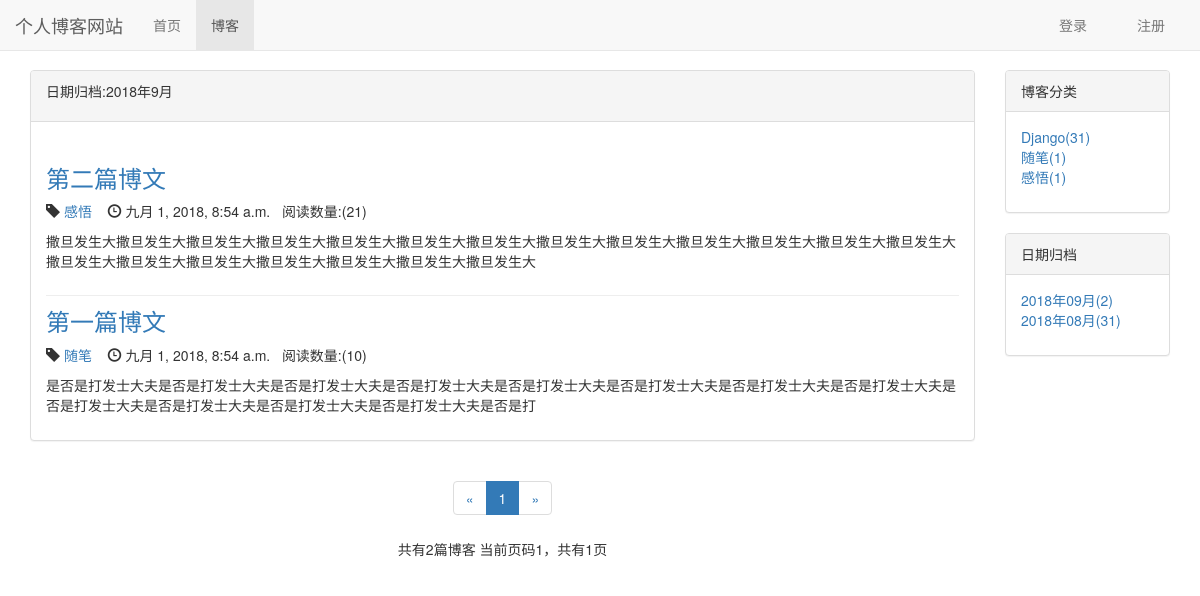
The page /blog/date/2018/9 on the database as committed earlier.
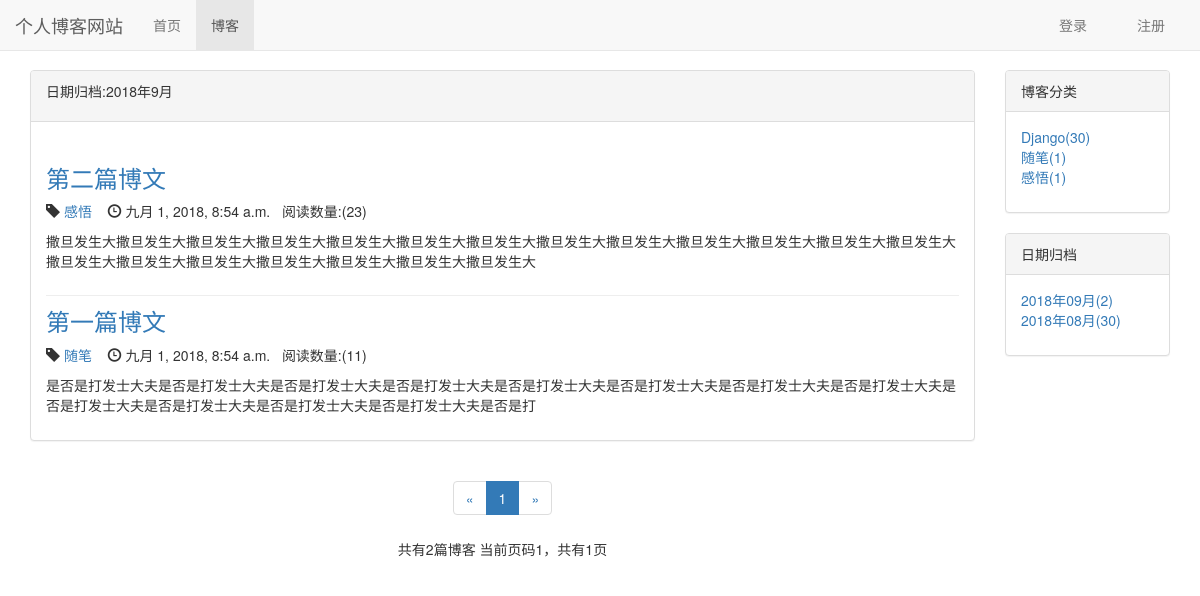
The same page on the database as committed later.
### blog/models.py (models this page shows, shortened)
class Blog(models.Model,ReadNumExpandMethod):
    title = models.CharField(max_length=50)
    blog_type = models.ForeignKey(BlogType,on_delete=models.CASCADE)
    content = RichTextUploadingField()             #使用ckeditor编辑器(带图片上传)
    author = models.ForeignKey(User,on_delete=models.CASCADE)
    read_details = GenericRelation(ReadDetail)
    created_time = models.DateTimeField(auto_now_add=True)
    last_updated_time = models.DateTimeField(auto_now=True)
    """
    def get_read_num(self):
        '''获取模型ReadNum的属性read_num'''
        try:
            return self.readnum.read_num
        except exceptions.ObjectDoesNotExist:
            return 0
    """
    class Meta:
        ordering = ['-created_time']

class BlogType(models.Model):
    type_name = models.CharField(max_length=15)

### read_statistics/models.py (models this page shows)
class ReadNum(models.Model):
    read_num = models.IntegerField(default=0)
    content_type = models.ForeignKey(ContentType, on_delete=models.CASCADE)
    object_id = models.PositiveIntegerField()
    content_object = GenericForeignKey('content_type', 'object_id')

### blog/views.py (the view)
# urls.py: path('date/<int:year>/<int:month>', views.blogs_wilth_date,name='blogs_wilth_date'),
def blogs_wilth_date(request,year,month):
    blog_all_list = Blog.objects.filter(created_time__year=year,created_time__month=month)        #获取全部分类文章列表
    context = get_list_common_date(request, blog_all_list)
    context['blogs_with_dats'] = '%s年%s月'%(year,month)
    return render(request,'blog/blogs_wilth_date.html',context)

### read_statistics/models.py (called while the page is built)
    def get_read_num(self):
        try:
            ct = ContentType.objects.get_for_model(self)
            readnum = ReadNum.objects.get(content_type=ct, object_id=self.id)
            return readnum.read_num
        except exceptions.ObjectDoesNotExist:
            return 0

### blog/templates/blog/blogs_wilth_date.html (shortened to what this page needs)
{% extends 'blog/blog_list.html' %}
{% block blog-list-title %}
    <p>日期归档:{{ blogs_with_dats }}</p>
{% endblock %}

### blog/templates/blog/blog_list.html (shortened to what the changed rows need)
{% extends 'base.html' %}
{% load staticfiles %}
{% block home-extends %}
    <link rel="stylesheet" href="{% static 'blog/blog.css' %}"/>
{% endblock %}
{% block content %}
    <div class="container">
        <div class="row">
            <div class="col-xs-12 col-sm-8 col-md-9 col-lg-10">
                <div class="panel panel-default">
                    <div class="panel-body">
                        {% for blog in blogs %}
                            <div class="blog">
                                <h3><a href="{% url 'blog_detail' blog.id %}">{{ blog.title }}</a></h3>
                                <p class="blog-info">
                                    <span class="glyphicon glyphicon-tag" aria-hidden="true"></span>
                                    <a href="{% url 'blogs_wilth_type' blog.blog_type.id %}">
                                        {{ blog.blog_type.type_name }}
                                    </a>
                                    <span class="glyphicon glyphicon-time" aria-hidden="true"></span>
                                    {{ blog.created_time }}&nbsp;&nbsp;
                                    <span>阅读数量:({{ blog.get_read_num }})</span>
                                </p>
                                <p>{{ blog.content|striptags|truncatechars:100 }}</p>
                            </div>
                        {% empty %}
                            <div class="blog">
                                <p>-- 暂无博客，敬请期待！--</p>
                            </div>
                        {% endfor %}
                    </div>
                </div>
            </div>
            <div class="hidden-xs col-sm-4 col-md-3 col-lg-2">
                <div class="panel panel-default">
                    <div class="panel-body">
                        <ul class="blog-types">
                            {% for blog_type in blog_types %}
                                <li>
                                    <a href="{% url 'blogs_wilth_type' blog_type.id %}">
                                        {{ blog_type.type_name }}({{ blog_type.blog_count }})
                                    </a>
                                </li>
                            {% empty %}
                                <li>暂无分类</li>
                            {% endfor %}
                        </ul>
                    </div>
                </div>
                <div class="panel panel-default">
                    <div class="panel-body">
                        <ul class="blog-types">
                            {% for blog_date,blog_count in blog_dates.items %}
                                <li>
                                    <a href="{% url 'blogs_wilth_date' blog_date.year blog_date.month %}">
                                        {{ blog_date|date:'Y年m月' }}({{ blog_count }})
                                    </a></li>
                            {% empty %}
                                <li>暂无分类</li>
                            {% endfor %}
                        </ul>
                    </div>
                </div>
            </div>
        </div>
    </div>
{% endblock %}

Rows that differ between the two databases and show on the page:
changed through a linked row, Blog "第二篇博文": get_read_num "21" → "23"
changed through a linked row, Blog "第一篇博文": get_read_num "10" → "11"
computed for BlogType "Django": blog_count "31" → "30"
Other text that changed with them:
new list line: "2018年08月 ( 30 )"
list line gone: "2018年08月 ( 31 )"
